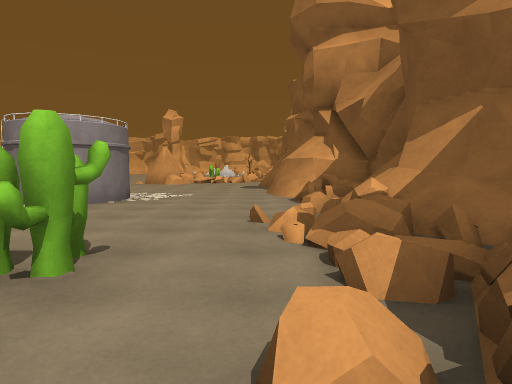
View 1 (above)

24 first-person views from a walk through a 3-D level made in the Unity game engine. The camera is 1.4 m above the floor, tilts 4° down and sees 75° across. The floor is counted in squares, 2 m on a side. Each view is taken from the middle of a square. On the plan, view 1 faces up. The plan holds only what a view shows up to about 10 squares ahead; the rest is blank. The place goes on beyond the plan. Some animated figures are left out.

View 2
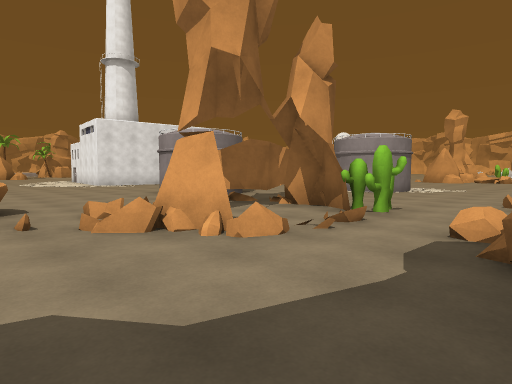

View 3
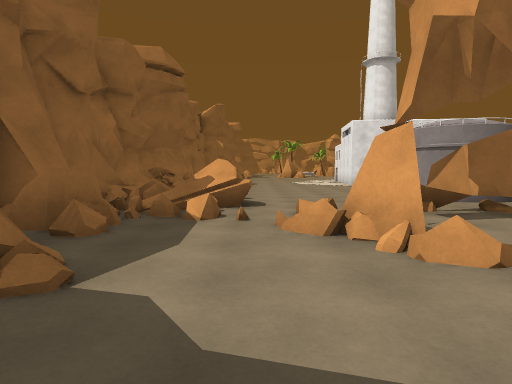

View 4
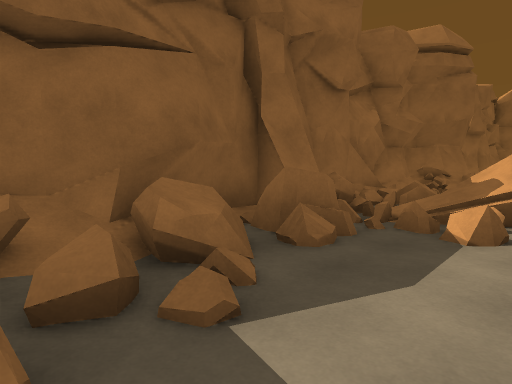

View 5
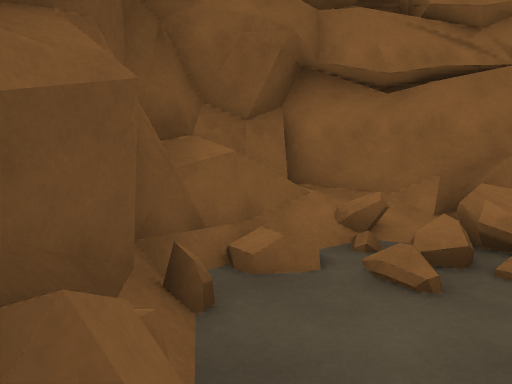

View 6
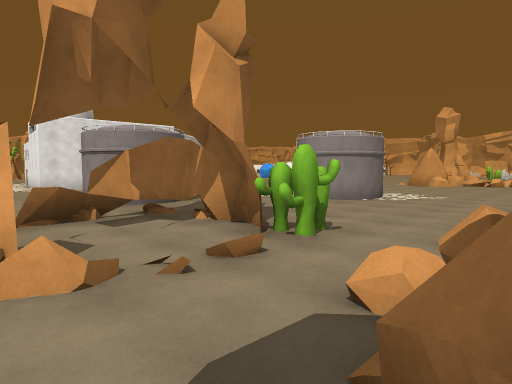

View 7
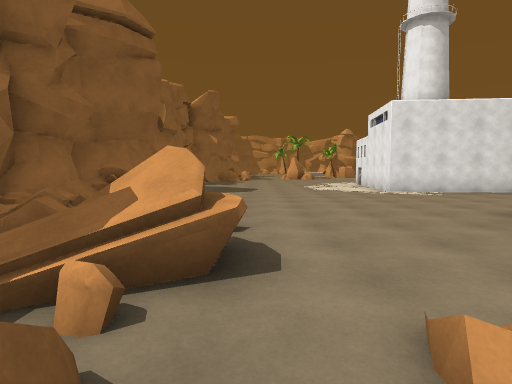

View 8
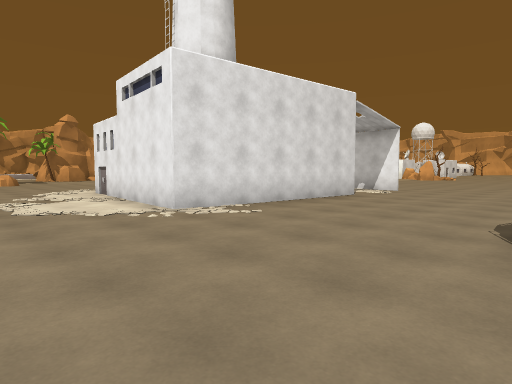

View 9
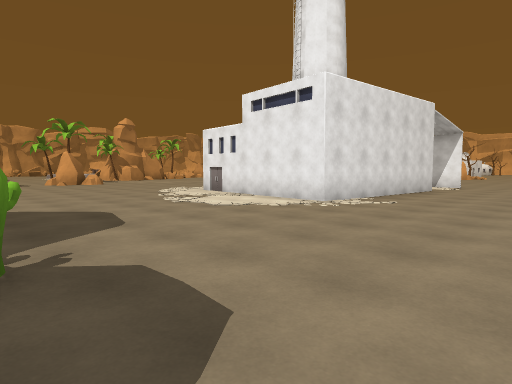

View 10
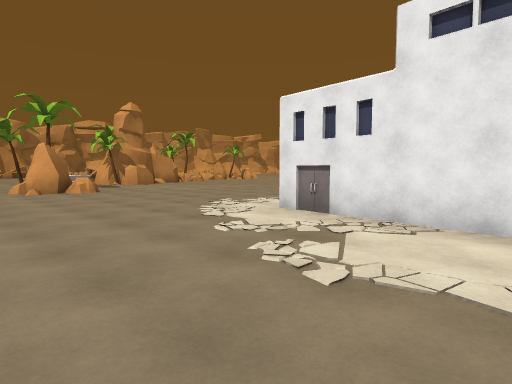

View 11
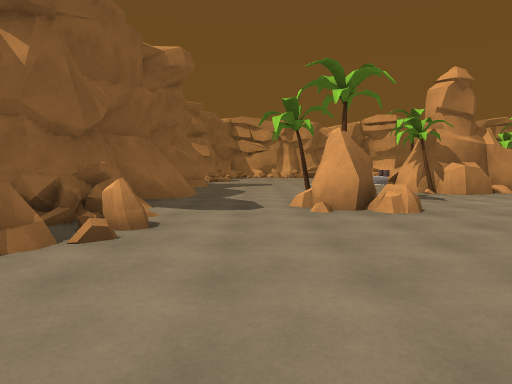

View 12
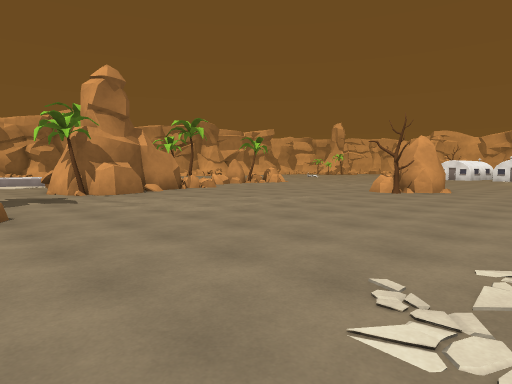

View 13
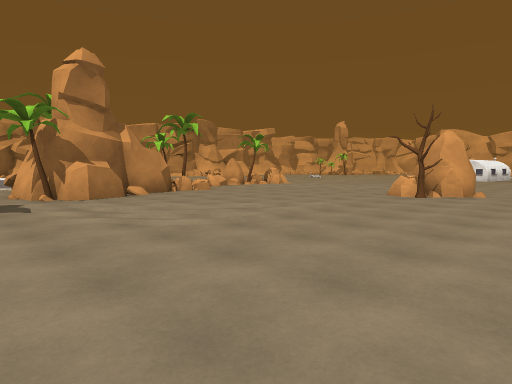

View 14
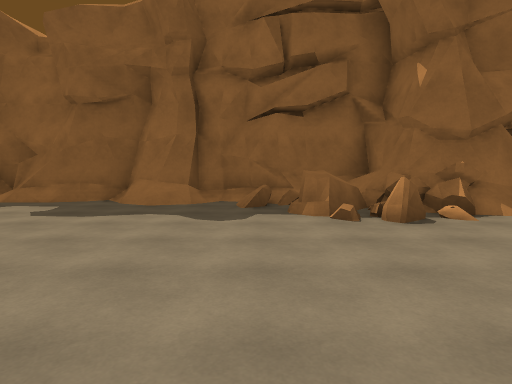

View 15
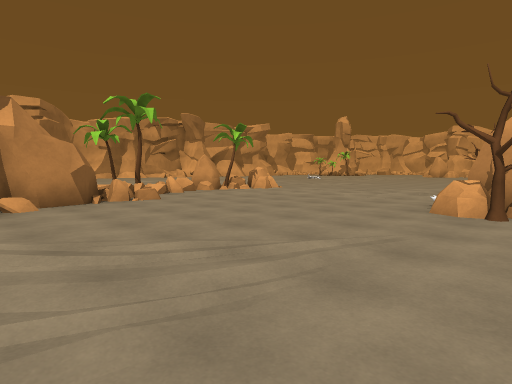

View 16
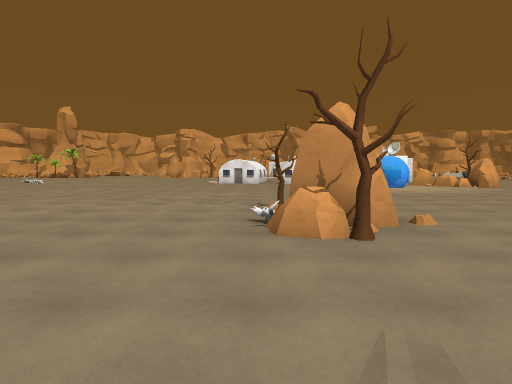

View 17
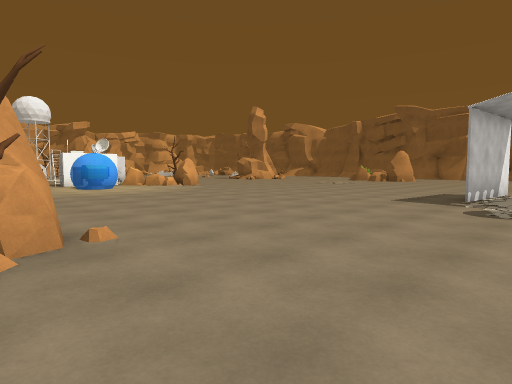

View 18
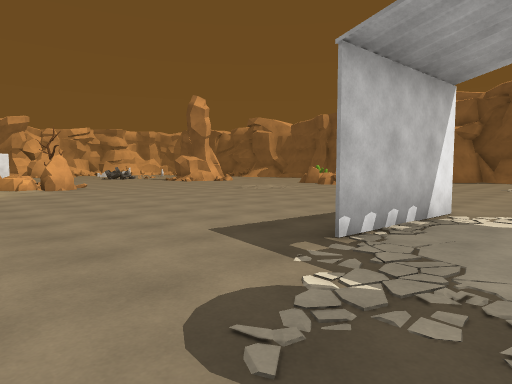

View 19
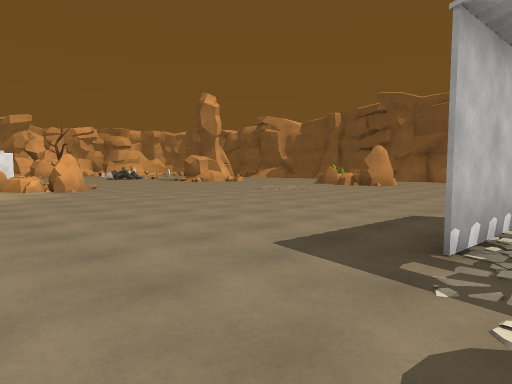

View 20
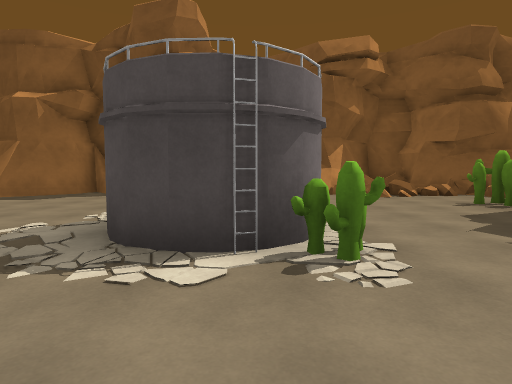

View 21
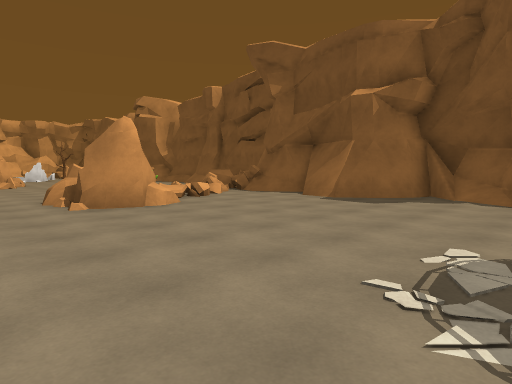

View 22
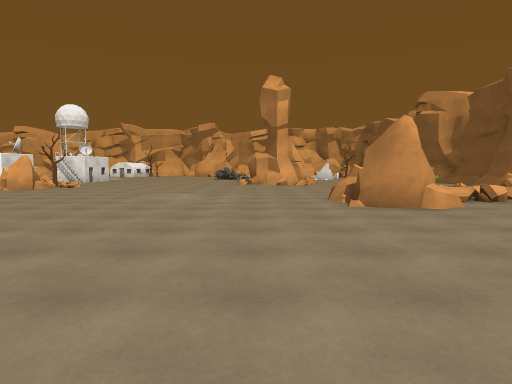

View 23
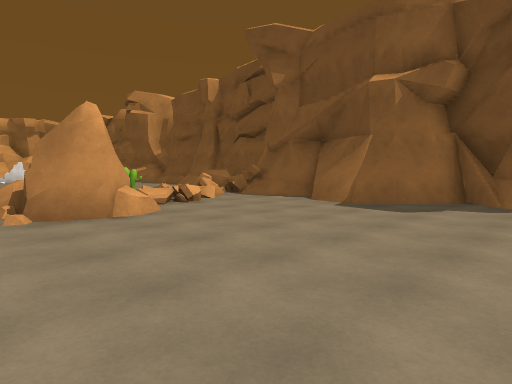

View 24
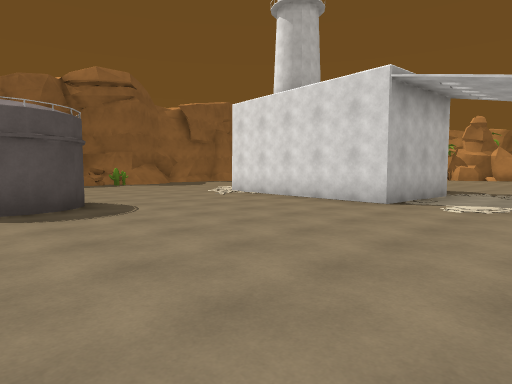

### Floor plan
Key: @ floor where view 1 was taken; # wall or solid block; . main floor; : floor 0.25 m higher than the main floor; / step, stairs or slope; = window, fence, low wall or low ledge; ^ raised ledge; T thing the floor can be seen under or through; C cactus; R tree; K rock; O other object.
Columns run from 30 left of view 1 to 3 right of it. Each row starts with its distance up from view 1.
 19              .............  O =
 18           .. .............OOO==#
 17 .......  ............//..KOO==.##
 16 ........ ................K##=../#
 15 ........ ................K#....##
 14  ..............................##
 13  .....RK.......................##
 12  ......KK.......................##
 11 .......R........................##
 10 ...............###.............##
  9 .........................##....##
  8 #K.......................###...###
  7 ##.........    ###.......###...=##
  6  #.........      #.......C......##
  5  ##.........     #.............=##
  4 ##R.........     #.............=##
  3 ............###  #....###......#=#
  2  .............####.... #..TTTC.###
  1     RK...................TT ##:##
  0  ...RK....................T =.@#
 -1  .........................=##../
 -2  .......................=/......#
 -3   ##./=#=.............  #/=.....#
 -4    #####^=.....  /C... ==##^==#=#
 -5       ^////#.##  #===#=######==##
 -6       ^#^########=############^^^
 -7                   #

Where each view was taken, in squares from view 1:
view 1: 0 up, 0 right, facing up
view 2: 3 down, 1 right, facing up-left
view 3: 2 down, 1 right, facing left
view 4: 2 down, 0 right, facing down-left
view 5: 1 down, 1 right, facing down
view 6: 1 down, 1 right, facing up-left
view 7: 2 down, 3 left, facing left
view 8: 1 down, 8 left, facing up-left
view 9: 4 down, 9 left, facing up-left
view 10: 2 down, 14 left, facing up-left
view 11: 1 down, 19 left, facing left
view 12: 1 up, 19 left, facing up-left
view 13: 2 up, 20 left, facing up-left
view 14: 2 up, 21 left, facing down
view 15: 5 up, 22 left, facing up-left
view 16: 7 up, 24 left, facing up
view 17: 8 up, 23 left, facing up-right
view 18: 8 up, 18 left, facing up-right
view 19: 9 up, 18 left, facing up-right
view 20: 7 up, 8 left, facing right
view 21: 9 up, 7 left, facing up-right
view 22: 9 up, 7 left, facing up
view 23: 10 up, 6 left, facing up-right
view 24: 10 up, 6 left, facing down-left
